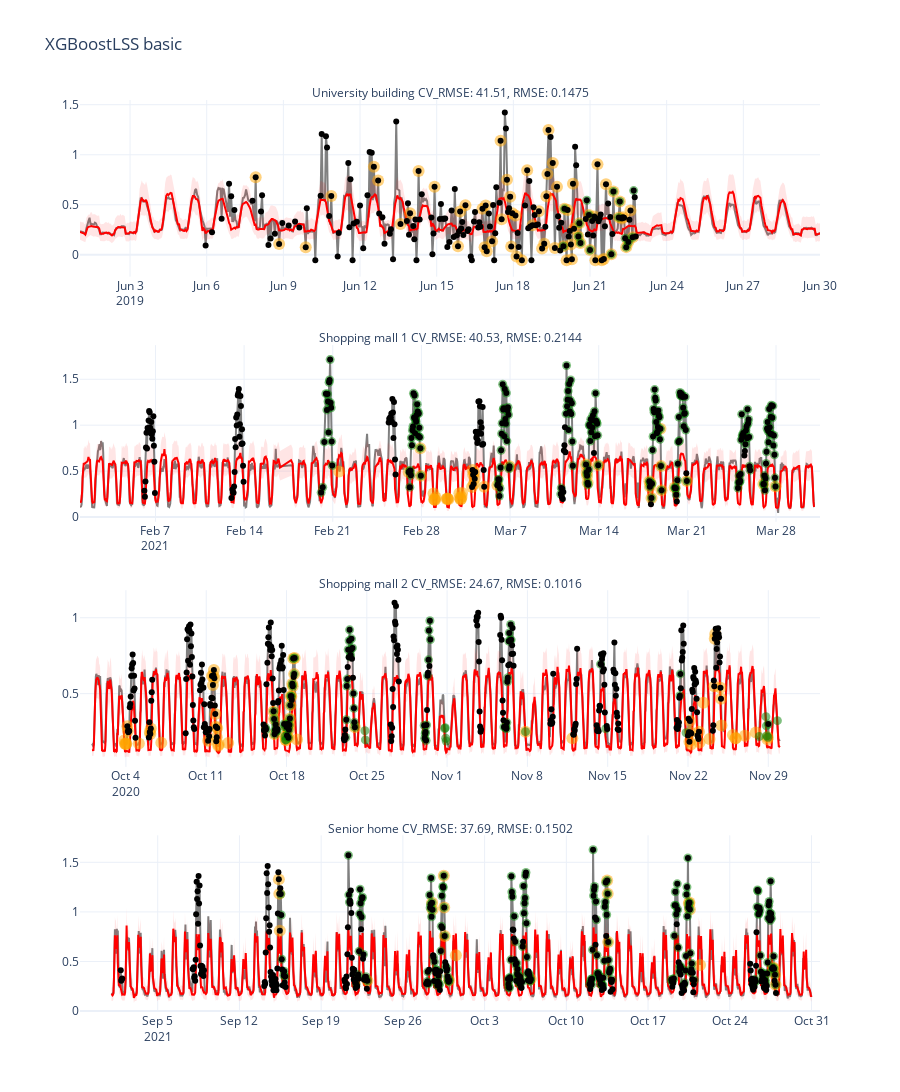

Write notebook code for a chart like this one.
### Markdown cell above
### XGBoostLSS results

### Code cell
Alarms_LSS=alarm_matrix_new.Alarm_matrix(Results_LSS)
fig=Visualization(Alarms_LSS)
fig.update_layout(showlegend=False, template='plotly_white', title='XGBoostLSS basic',height=1500)
fig.show()
compute_coverage_len(Alarms_LSS['Consumption'], Alarms_LSS['Lower bound'], Alarms_LSS['Upper bound'], verbose=True)

Alarms_LSS_back=alarm_matrix_new_withbackprop.Alarm_matrix(Results_LSS)
matrix=alarm_day_performance(Alarms_LSS_back)
metrix_df,conf_matrix=evaluate_model_performance(matrix['anomal_thatday'], matrix['alarm_thatday'])
metrix_df.round(2)

### Figure 1 — Plotly figure (JSON) as saved in the notebook; plotly's stock layout.template omitted (floating-point values rounded to 4 significant figures; data arrays with more than 128 entries replaced by an {"elided": "..."} marker saying what was removed)
{"data": [{"line": {"color": "gray"}, "name": "Measured ", "type": "scatter", "x": {"elided": "696 str values"}, "xaxis": "x", "y": {"elided": "696 float values"}, "yaxis": "y"}, {"line": {"color": "red"}, "name": "Predicted ", "type": "scatter", "x": {"elided": "696 str values"}, "xaxis": "x", "y": {"elided": "696 float values"}, "yaxis": "y"}, {"line": {"width": 0}, "marker": {"color": "rgba(255, 0, 0, 0.1)"}, "mode": "lines", "name": "Upper bound ", "type": "scatter", "x": {"elided": "696 str values"}, "xaxis": "x", "y": {"elided": "696 float values"}, "yaxis": "y"}, {"fill": "tonexty", "fillcolor": "rgba(255, 0, 0, 0.1)", "line": {"width": 0}, "marker": {"color": "rgba(255, 0, 0, 0.1)"}, "mode": "lines", "name": "Lower bound ", "type": "scatter", "x": {"elided": "696 str values"}, "xaxis": "x", "y": {"elided": "696 float values"}, "yaxis": "y"}, {"marker": {"color": "orange", "opacity": 0.5, "size": 12}, "mode": "markers", "name": "Alarm [1] University building", "type": "scatter", "x": ["2019-06-07T22:00:00", "2019-06-08T20:00:00", "2019-06-09T21:00:00", "2019-06-10T21:00:00", "2019-06-12T13:00:00", "2019-06-12T17:00:00", "2019-06-13T14:00:00", "2019-06-13T23:00:00", "2019-06-14T07:00:00", "2019-06-14T22:00:00", "2019-06-15T20:00:00", "2019-06-15T22:00:00", "2019-06-16T03:00:00", "2019-06-16T19:00:00", "2019-06-16T21:00:00", "2019-06-16T22:00:00", "2019-06-16T23:00:00", "2019-06-17T04:00:00", "2019-06-17T12:00:00", "2019-06-17T13:00:00", "2019-06-17T18:00:00", "2019-06-17T21:00:00", "2019-06-17T22:00:00", "2019-06-17T23:00:00", "2019-06-18T02:00:00", "2019-06-18T03:00:00", "2019-06-18T08:00:00", "2019-06-18T13:00:00", "2019-06-18T18:00:00", "2019-06-19T00:00:00", "2019-06-19T03:00:00", "2019-06-19T05:00:00", "2019-06-19T07:00:00", "2019-06-19T08:00:00", "2019-06-19T09:00:00", "2019-06-19T13:00:00", "2019-06-19T15:00:00", "2019-06-19T17:00:00", "2019-06-19T23:00:00", "2019-06-20T00:00:00", "2019-06-20T02:00:00", "2019-06-20T03:00:00", "2019-06-20T06:00:00", "2019-06-20T07:00:00", "2019-06-20T08:00:00", "2019-06-20T09:00:00", "2019-06-20T13:00:00", "2019-06-20T14:00:00", "2019-06-20T15:00:00", "2019-06-20T23:00:00", "2019-06-21T00:00:00", "2019-06-21T04:00:00", "2019-06-21T05:00:00", "2019-06-21T07:00:00", "2019-06-21T11:00:00", "2019-06-21T13:00:00", "2019-06-21T15:00:00", "2019-06-21T20:00:00", "2019-06-21T22:00:00", "2019-06-22T03:00:00", "2019-06-22T04:00:00", "2019-06-22T06:00:00", "2019-06-22T07:00:00", "2019-06-22T10:00:00", "2019-06-22T12:00:00", "2019-06-22T14:00:00", "2019-06-22T16:00:00"], "xaxis": "x", "y": [0.7757, 0.1076, 0.0752, 0.5888, 0.8799, 0.7431, 0.3091, 0.4159, 0.8381, 0.6799, 0.08482, 0.4319, 0.495, 0.4594, 0.07506, 0.4932, 0.03568, 0.1352, 1.141, 0.3562, 0.7492, 0.5794, 0.08307, 0.4159, 0.3923, -0.0175, -0.05525, 0.8451, 0.2954, 0.4356, 0.0628, 0.1116, 0.585, 0.8085, 1.247, 0.9164, 0.06743, 0.6791, 0.08518, 0.4595, -0.05525, 0.4472, 0.1022, -0.04403, 0.7104, 0.2597, 0.1827, 0.3151, 0.1192, 0.3977, 0.0483, 0.3837, -0.05525, 0.9045, -0.05525, -0.04083, 0.7059, 0.005779, 0.6338, 0.3742, 0.5338, 0.3623, 0.3747, 0.07697, 0.1277, 0.4427, 0.1759], "yaxis": "y"}, {"marker": {"color": "green", "opacity": 0.5, "size": 9}, "mode": "markers", "name": "Alarm [2] University building", "type": "scatter", "x": ["2019-06-19T23:00:00", "2019-06-20T00:00:00", "2019-06-20T13:00:00", "2019-06-20T14:00:00", "2019-06-20T15:00:00", "2019-06-20T21:00:00", "2019-06-20T23:00:00", "2019-06-21T00:00:00", "2019-06-21T20:00:00", "2019-06-21T22:00:00", "2019-06-22T03:00:00", "2019-06-22T04:00:00", "2019-06-22T09:00:00", "2019-06-22T10:00:00", "2019-06-22T12:00:00", "2019-06-22T16:00:00", "2019-06-22T17:00:00"], "xaxis": "x", "y": [0.08518, 0.4595, 0.1827, 0.3151, 0.1192, 0.5459, 0.3977, 0.0483, 0.005779, 0.6338, 0.3742, 0.5338, 0.1669, 0.07697, 0.1277, 0.1759, 0.6422], "yaxis": "y"}, {"marker": {"color": "black", "size": 6}, "mode": "markers", "type": "scatter", "x": {"elided": "197 str values"}, "xaxis": "x", "y": {"elided": "197 float values"}, "yaxis": "y"}, {"line": {"color": "gray"}, "name": "Measured ", "type": "scatter", "x": {"elided": "1331 str values"}, "xaxis": "x2", "y": {"elided": "1331 float values"}, "yaxis": "y2"}, {"line": {"color": "red"}, "name": "Predicted ", "type": "scatter", "x": {"elided": "1331 str values"}, "xaxis": "x2", "y": {"elided": "1331 float values"}, "yaxis": "y2"}, {"line": {"width": 0}, "marker": {"color": "rgba(255, 0, 0, 0.1)"}, "mode": "lines", "name": "Upper bound ", "type": "scatter", "x": {"elided": "1331 str values"}, "xaxis": "x2", "y": {"elided": "1331 float values"}, "yaxis": "y2"}, {"fill": "tonexty", "fillcolor": "rgba(255, 0, 0, 0.1)", "line": {"width": 0}, "marker": {"color": "rgba(255, 0, 0, 0.1)"}, "mode": "lines", "name": "Lower bound ", "type": "scatter", "x": {"elided": "1331 str values"}, "xaxis": "x2", "y": {"elided": "1331 float values"}, "yaxis": "y2"}, {"marker": {"color": "orange", "opacity": 0.5, "size": 12}, "mode": "markers", "name": "Alarm [1] Shopping mall 1", "type": "scatter", "x": ["2021-02-21T12:00:00", "2021-02-27T00:00:00", "2021-02-27T22:00:00", "2021-02-27T23:00:00", "2021-02-28T23:00:00", "2021-03-01T00:00:00", "2021-03-01T01:00:00", "2021-03-01T02:00:00", "2021-03-01T03:00:00", "2021-03-02T00:00:00", "2021-03-02T01:00:00", "2021-03-02T02:00:00", "2021-03-02T03:00:00", "2021-03-03T00:00:00", "2021-03-03T01:00:00", "2021-03-03T02:00:00", "2021-03-03T03:00:00", "2021-03-03T04:00:00", "2021-03-03T05:00:00", "2021-03-04T00:00:00", "2021-03-04T01:00:00", "2021-03-04T02:00:00", "2021-03-04T03:00:00", "2021-03-04T04:00:00", "2021-03-04T05:00:00", "2021-03-04T23:00:00", "2021-03-06T00:00:00", "2021-03-06T23:00:00", "2021-03-13T00:00:00", "2021-03-13T01:00:00", "2021-03-13T02:00:00", "2021-03-13T03:00:00", "2021-03-13T23:00:00", "2021-03-18T00:00:00", "2021-03-18T01:00:00", "2021-03-18T02:00:00", "2021-03-18T04:00:00", "2021-03-18T21:00:00", "2021-03-18T22:00:00", "2021-03-18T23:00:00", "2021-03-20T00:00:00", "2021-03-20T23:00:00", "2021-03-27T00:00:00", "2021-03-27T23:00:00"], "xaxis": "x2", "y": [0.4968, 0.4863, 0.75, 0.4491, 0.2551, 0.1926, 0.1887, 0.1884, 0.2131, 0.1975, 0.2023, 0.199, 0.1922, 0.2586, 0.2111, 0.1928, 0.1961, 0.219, 0.2605, 0.3271, 0.5113, 0.4616, 0.3591, 0.484, 0.4178, 0.3301, 0.3466, 0.5528, 0.5729, 0.4836, 0.4498, 0.3727, 0.5635, 0.3897, 0.3292, 0.3726, 0.2075, 0.9602, 0.5543, 0.2925, 0.3205, 0.3928, 0.3593, 0.3329], "yaxis": "y2"}, {"marker": {"color": "green", "opacity": 0.5, "size": 9}, "mode": "markers", "name": "Alarm [2] Shopping mall 1", "type": "scatter", "x": {"elided": "191 str values"}, "xaxis": "x2", "y": {"elided": "191 float values"}, "yaxis": "y2"}, {"marker": {"color": "black", "size": 6}, "mode": "markers", "type": "scatter", "x": {"elided": "289 str values"}, "xaxis": "x2", "y": {"elided": "289 float values"}, "yaxis": "y2"}, {"line": {"color": "gray"}, "name": "Measured ", "type": "scatter", "x": {"elided": "1440 str values"}, "xaxis": "x3", "y": {"elided": "1440 float values"}, "yaxis": "y3"}, {"line": {"color": "red"}, "name": "Predicted ", "type": "scatter", "x": {"elided": "1440 str values"}, "xaxis": "x3", "y": {"elided": "1440 float values"}, "yaxis": "y3"}, {"line": {"width": 0}, "marker": {"color": "rgba(255, 0, 0, 0.1)"}, "mode": "lines", "name": "Upper bound ", "type": "scatter", "x": {"elided": "1440 str values"}, "xaxis": "x3", "y": {"elided": "1440 float values"}, "yaxis": "y3"}, {"fill": "tonexty", "fillcolor": "rgba(255, 0, 0, 0.1)", "line": {"width": 0}, "marker": {"color": "rgba(255, 0, 0, 0.1)"}, "mode": "lines", "name": "Lower bound ", "type": "scatter", "x": {"elided": "1440 str values"}, "xaxis": "x3", "y": {"elided": "1440 float values"}, "yaxis": "y3"}, {"marker": {"color": "orange", "opacity": 0.5, "size": 12}, "mode": "markers", "name": "Alarm [1] Shopping mall 2", "type": "scatter", "x": ["2020-10-03T21:00:00", "2020-10-03T22:00:00", "2020-10-03T23:00:00", "2020-10-04T00:00:00", "2020-10-04T01:00:00", "2020-10-04T03:00:00", "2020-10-04T04:00:00", "2020-10-05T03:00:00", "2020-10-06T02:00:00", "2020-10-06T03:00:00", "2020-10-06T04:00:00", "2020-10-07T02:00:00", "2020-10-11T04:00:00", "2020-10-11T12:00:00", "2020-10-11T14:00:00", "2020-10-11T15:00:00", "2020-10-11T16:00:00", "2020-10-11T17:00:00", "2020-10-11T19:00:00", "2020-10-11T20:00:00", "2020-10-11T22:00:00", "2020-10-11T23:00:00", "2020-10-12T01:00:00", "2020-10-12T02:00:00", "2020-10-12T22:00:00", "2020-10-16T21:00:00", "2020-10-16T22:00:00", "2020-10-16T23:00:00", "2020-10-17T21:00:00", "2020-10-17T22:00:00", "2020-10-17T23:00:00", "2020-10-18T00:00:00", "2020-10-18T01:00:00", "2020-10-18T02:00:00", "2020-10-18T03:00:00", "2020-10-18T04:00:00", "2020-10-18T05:00:00", "2020-10-18T06:00:00", "2020-10-18T07:00:00", "2020-10-18T08:00:00", "2020-10-18T09:00:00", "2020-10-18T10:00:00", "2020-10-18T12:00:00", "2020-10-18T13:00:00", "2020-10-18T14:00:00", "2020-10-18T16:00:00", "2020-10-18T17:00:00", "2020-10-18T22:00:00", "2020-10-23T23:00:00", "2020-11-07T20:00:00", "2020-11-11T22:00:00", "2020-11-22T03:00:00", "2020-11-22T04:00:00", "2020-11-22T05:00:00", "2020-11-22T06:00:00", "2020-11-22T23:00:00", "2020-11-23T00:00:00", "2020-11-23T08:00:00", "2020-11-23T21:00:00", "2020-11-24T07:00:00", "2020-11-24T08:00:00", "2020-11-24T09:00:00", "2020-11-24T20:00:00", "2020-11-24T21:00:00", "2020-11-24T22:00:00", "2020-11-25T22:00:00", "2020-11-26T03:00:00", "2020-11-26T04:00:00", "2020-11-26T23:00:00", "2020-11-27T22:00:00", "2020-11-28T22:00:00", "2020-11-28T23:00:00"], "xaxis": "x3", "y": [0.1924, 0.171, 0.1682, 0.1671, 0.171, 0.2856, 0.2536, 0.1708, 0.2472, 0.234, 0.2704, 0.1767, 0.1893, 0.616, 0.5564, 0.6215, 0.6557, 0.6018, 0.3659, 0.283, 0.2126, 0.2726, 0.1568, 0.1653, 0.1739, 0.3835, 0.3327, 0.2318, 0.2191, 0.1949, 0.1949, 0.2797, 0.2234, 0.2875, 0.3014, 0.2085, 0.2615, 0.2925, 0.336, 0.4229, 0.4845, 0.4815, 0.565, 0.5477, 0.7312, 0.6285, 0.7353, 0.1972, 0.2784, 0.2493, 0.2055, 0.1835, 0.3202, 0.244, 0.1645, 0.2479, 0.177, 0.4393, 0.2006, 0.5479, 0.8622, 0.8926, 0.5386, 0.466, 0.2899, 0.2271, 0.2063, 0.206, 0.2228, 0.2436, 0.1992, 0.2123], "yaxis": "y3"}, {"marker": {"color": "green", "opacity": 0.5, "size": 9}, "mode": "markers", "name": "Alarm [2] Shopping mall 2", "type": "scatter", "x": ["2020-10-16T04:00:00", "2020-10-16T05:00:00", "2020-10-16T21:00:00", "2020-10-16T22:00:00", "2020-10-16T23:00:00", "2020-10-17T00:00:00", "2020-10-17T01:00:00", "2020-10-17T02:00:00", "2020-10-17T03:00:00", "2020-10-17T04:00:00", "2020-10-17T19:00:00", "2020-10-17T20:00:00", "2020-10-17T21:00:00", "2020-10-17T22:00:00", "2020-10-17T23:00:00", "2020-10-18T00:00:00", "2020-10-18T01:00:00", "2020-10-18T02:00:00", "2020-10-18T03:00:00", "2020-10-18T04:00:00", "2020-10-18T05:00:00", "2020-10-18T06:00:00", "2020-10-18T07:00:00", "2020-10-18T08:00:00", "2020-10-18T09:00:00", "2020-10-18T10:00:00", "2020-10-18T12:00:00", "2020-10-18T13:00:00", "2020-10-18T14:00:00", "2020-10-18T16:00:00", "2020-10-18T17:00:00", "2020-10-23T04:00:00", "2020-10-23T05:00:00", "2020-10-23T06:00:00", "2020-10-23T07:00:00", "2020-10-23T09:00:00", "2020-10-23T11:00:00", "2020-10-23T12:00:00", "2020-10-23T13:00:00", "2020-10-23T14:00:00", "2020-10-23T15:00:00", "2020-10-23T16:00:00", "2020-10-23T18:00:00", "2020-10-23T20:00:00", "2020-10-23T21:00:00", "2020-10-23T22:00:00", "2020-10-23T23:00:00", "2020-10-24T20:00:00", "2020-10-24T21:00:00", "2020-10-30T00:00:00", "2020-10-30T01:00:00", "2020-10-30T02:00:00", "2020-10-30T03:00:00", "2020-10-30T04:00:00", "2020-10-30T05:00:00", "2020-10-30T07:00:00", "2020-10-30T09:00:00", "2020-10-30T10:00:00", "2020-10-30T12:00:00", "2020-10-30T13:00:00", "2020-10-31T19:00:00", "2020-10-31T20:00:00", "2020-10-31T21:00:00", "2020-10-31T22:00:00", "2020-11-05T23:00:00", "2020-11-06T02:00:00", "2020-11-06T03:00:00", "2020-11-06T04:00:00", "2020-11-06T05:00:00", "2020-11-06T06:00:00", "2020-11-06T07:00:00", "2020-11-06T09:00:00", "2020-11-06T10:00:00", "2020-11-06T12:00:00", "2020-11-06T13:00:00", "2020-11-06T14:00:00", "2020-11-07T20:00:00", "2020-11-14T09:00:00", "2020-11-14T20:00:00", "2020-11-21T07:00:00", "2020-11-21T08:00:00", "2020-11-21T20:00:00", "2020-11-28T05:00:00", "2020-11-28T19:00:00", "2020-11-28T20:00:00", "2020-11-28T21:00:00", "2020-11-28T23:00:00", "2020-11-29T00:00:00", "2020-11-29T19:00:00"], "xaxis": "x3", "y": [0.276, 0.2627, 0.3835, 0.3327, 0.2318, 0.2626, 0.2965, 0.2574, 0.2557, 0.2529, 0.2999, 0.2808, 0.2191, 0.1949, 0.1949, 0.2797, 0.2234, 0.2875, 0.3014, 0.2085, 0.2615, 0.2925, 0.336, 0.4229, 0.4845, 0.4815, 0.565, 0.5477, 0.7312, 0.6285, 0.7353, 0.2106, 0.328, 0.5495, 0.5955, 0.789, 0.8486, 0.9201, 0.7417, 0.7543, 0.7915, 0.8608, 0.8013, 0.5003, 0.4031, 0.3107, 0.2784, 0.2549, 0.1949, 0.2896, 0.2053, 0.236, 0.2466, 0.1912, 0.293, 0.6177, 0.7226, 0.9166, 0.9802, 0.856, 0.2703, 0.2751, 0.2057, 0.187, 0.2808, 0.2754, 0.2829, 0.2678, 0.3091, 0.5774, 0.6051, 0.8456, 0.8999, 0.8514, 0.9556, 0.8545, 0.2493, 0.6946, 0.2686, 0.4867, 0.63, 0.2421, 0.2177, 0.348, 0.2877, 0.2225, 0.2123, 0.299, 0.3218], "yaxis": "y3"}, {"marker": {"color": "black", "size": 6}, "mode": "markers", "type": "scatter", "x": {"elided": "340 str values"}, "xaxis": "x3", "y": {"elided": "340 float values"}, "yaxis": "y3"}, {"line": {"color": "gray"}, "name": "Measured ", "type": "scatter", "x": {"elided": "1440 str values"}, "xaxis": "x4", "y": {"elided": "1440 float values"}, "yaxis": "y4"}, {"line": {"color": "red"}, "name": "Predicted ", "type": "scatter", "x": {"elided": "1440 str values"}, "xaxis": "x4", "y": {"elided": "1440 float values"}, "yaxis": "y4"}, {"line": {"width": 0}, "marker": {"color": "rgba(255, 0, 0, 0.1)"}, "mode": "lines", "name": "Upper bound ", "type": "scatter", "x": {"elided": "1440 str values"}, "xaxis": "x4", "y": {"elided": "1440 float values"}, "yaxis": "y4"}, {"fill": "tonexty", "fillcolor": "rgba(255, 0, 0, 0.1)", "line": {"width": 0}, "marker": {"color": "rgba(255, 0, 0, 0.1)"}, "mode": "lines", "name": "Lower bound ", "type": "scatter", "x": {"elided": "1440 str values"}, "xaxis": "x4", "y": {"elided": "1440 float values"}, "yaxis": "y4"}, {"marker": {"color": "orange", "opacity": 0.5, "size": 12}, "mode": "markers", "name": "Alarm [1] Senior home", "type": "scatter", "x": ["2021-09-15T09:00:00", "2021-09-15T10:00:00", "2021-09-15T11:00:00", "2021-09-22T23:00:00", "2021-09-28T12:00:00", "2021-09-28T13:00:00", "2021-09-29T12:00:00", "2021-09-29T13:00:00", "2021-09-29T14:00:00", "2021-09-29T23:00:00", "2021-09-30T13:00:00", "2021-10-06T23:00:00", "2021-10-13T12:00:00", "2021-10-13T13:00:00", "2021-10-13T14:00:00", "2021-10-20T12:00:00", "2021-10-20T13:00:00", "2021-10-20T14:00:00", "2021-10-21T11:00:00", "2021-10-27T17:00:00", "2021-10-27T19:00:00", "2021-10-27T21:00:00", "2021-10-27T22:00:00"], "xaxis": "x4", "y": [1.328, 1.182, 0.8109, 0.3065, 1.093, 1.023, 1.365, 1.046, 0.7584, 0.3106, 0.5637, 0.3225, 1.316, 1.184, 0.6955, 1.085, 1.094, 1.024, 0.4656, 0.4411, 0.426, 0.3672, 0.2657], "yaxis": "y4"}, {"marker": {"color": "green", "opacity": 0.5, "size": 9}, "mode": "markers", "name": "Alarm [2] Senior home", "type": "scatter", "x": {"elided": "198 str values"}, "xaxis": "x4", "y": {"elided": "198 float values"}, "yaxis": "y4"}, {"marker": {"color": "black", "size": 6}, "mode": "markers", "type": "scatter", "x": {"elided": "367 str values"}, "xaxis": "x4", "y": {"elided": "367 float values"}, "yaxis": "y4"}], "layout": {"annotations": [{"showarrow": false, "text": "University building CV_RMSE: 41.51, RMSE: 0.1475", "x": 0.5, "xref": "x domain", "y": 1.1, "yref": "y domain"}, {"showarrow": false, "text": "Shopping mall 1 CV_RMSE: 40.53, RMSE: 0.2144", "x": 0.5, "xref": "x2 domain", "y": 1.1, "yref": "y2 domain"}, {"showarrow": false, "text": "Shopping mall 2 CV_RMSE: 24.67, RMSE: 0.1016", "x": 0.5, "xref": "x3 domain", "y": 1.1, "yref": "y3 domain"}, {"showarrow": false, "text": "Senior home CV_RMSE: 37.69, RMSE: 0.1502", "x": 0.5, "xref": "x4 domain", "y": 1.1, "yref": "y4 domain"}], "height": 1500, "showlegend": false, "title": {"text": "XGBoostLSS basic"}, "xaxis": {"anchor": "y", "domain": [0, 1]}, "xaxis2": {"anchor": "y2", "domain": [0, 1]}, "xaxis3": {"anchor": "y3", "domain": [0, 1]}, "xaxis4": {"anchor": "y4", "domain": [0, 1]}, "yaxis": {"anchor": "x", "domain": [0.8063, 1]}, "yaxis2": {"anchor": "x2", "domain": [0.5375, 0.7312]}, "yaxis3": {"anchor": "x3", "domain": [0.2687, 0.4625]}, "yaxis4": {"anchor": "x4", "domain": [0, 0.1938]}}}
